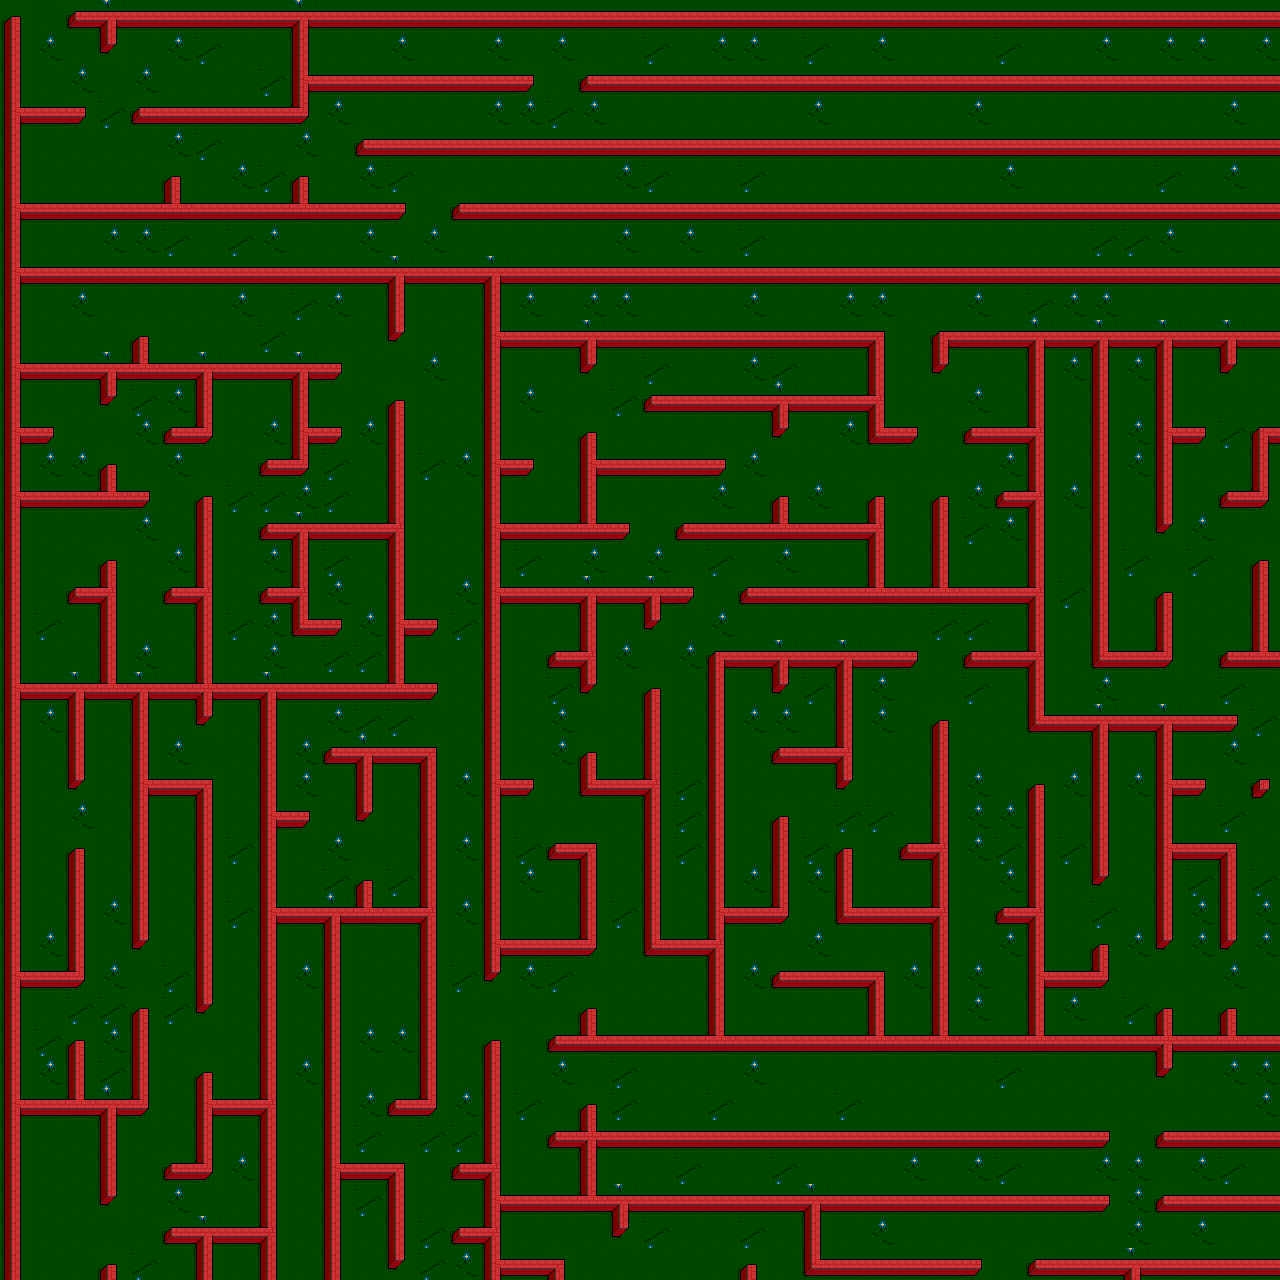

Below is a game level as drawn by its tile map, then a one-line description and the .tmx that defines it (tile-layer data replaced by summaries):
An orthogonal 40x40 tile map with 32x32 px tiles, 1 tile layer (Tile Layer 1).

<map version="1.2" tiledversion="1.2.2" orientation="orthogonal" renderorder="right-down" width="40" height="40" tilewidth="32" tileheight="32" infinite="0" nextlayerid="2" nextobjectid="1">
 <tileset firstgid="1" name="maze" tilewidth="32" tileheight="32" tilecount="24" columns="4">
  <image source="tiles.png" width="128" height="192" />
 </tileset>
 <layer id="1" name="Tile Layer 1" width="90" height="90">
  <data>[8100 cells, 8100 non-empty, 19 distinct tile ids]</data>
 </layer>
</map>
